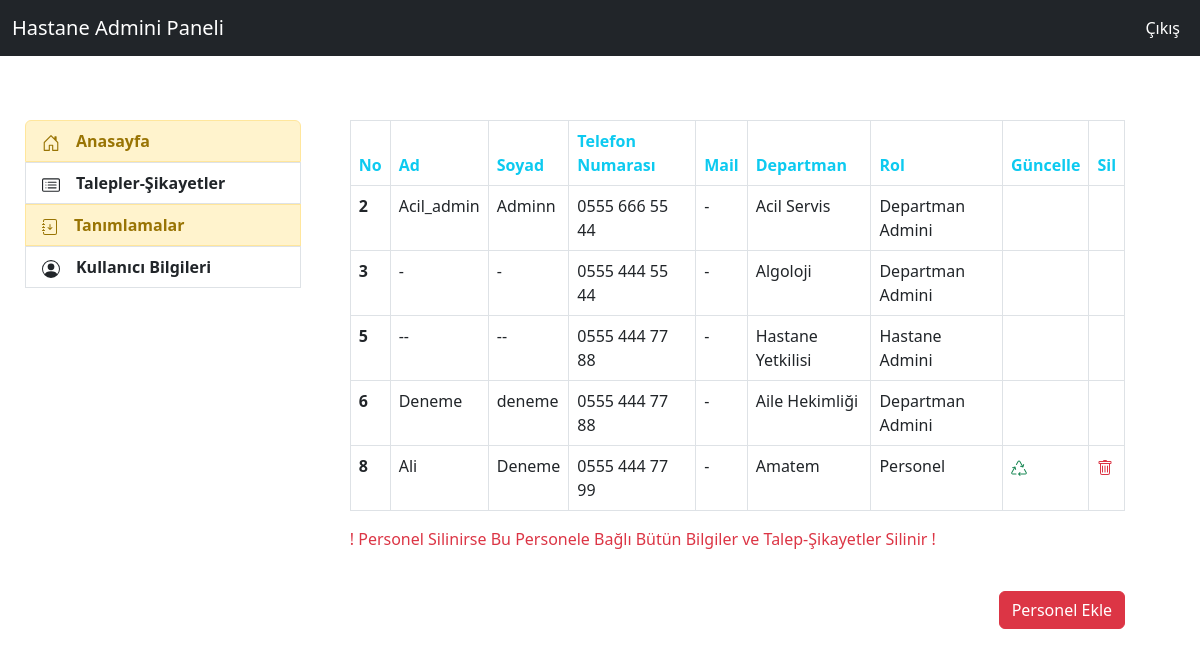
The page /feedbacks/admin_register_personel (signed in) on the database its author committed.
### user/models.py (models this page shows, shortened)
class UserAddProfile(models.Model):
    user = models.OneToOneField(User,on_delete=models.CASCADE,verbose_name="Kullancı Adı")
    user_company = models.ForeignKey(Company,verbose_name="Hastane",on_delete=models.CASCADE)
    user_role = models.ForeignKey(UserRoles,verbose_name="Rol",on_delete=models.CASCADE)
    user_department = models.ForeignKey(Department,verbose_name="Departman",on_delete=models.CASCADE)
    user_phone = PhoneNumberField(verbose_name="Telefon Numarası")
    user_country = models.ForeignKey(Country,verbose_name="Ülke",on_delete=models.CASCADE)
    user_city = models.ForeignKey(City,verbose_name="Şehir",on_delete=models.CASCADE)
    user_adress = models.TextField(max_length=100,verbose_name="Adres",blank=True,null=True)
    user_status = models.CharField(max_length=5,choices=user_status_choice,verbose_name="Statü")

class UserRoles(models.Model):
    name = models.CharField(max_length=21,verbose_name="user_roles",choices=userroles_choice)
    def __str__(self):
        return self.name

### feedback/models.py (models this page shows)
class Department(models.Model):
    idcompany= models.ForeignKey(Company,on_delete=models.CASCADE,verbose_name="dprt_company")
    name = models.CharField(max_length=50,verbose_name="Departman Adı")
    status = models.CharField(max_length=6,verbose_name="Durum",choices=status_choices)
    def __str__(self):
        return self.name

### feedback/views.py (the view, shortened to what this page needs)
# urls.py: path('admin_register_personel',views.admin_register_personel,name="admin_register_personel"),
@login_required(login_url="login:user")
def admin_register_personel(request):
    k_user = request.user
    d_user = UserAddProfile.objects.filter(user=k_user).first()
    company_id = d_user.user_company.id
    user_all = UserAddProfile.objects.filter(user_company=company_id)
    user_profile = User.objects.all()
    user_add = AdminUserAddForm(request.POST or None)
    context={
        "user_all":user_all,
        "user_add":user_add,
        "user_profile":user_profile,
    }
    return render(request,"admin/admin_register_personel.html",context)

### templates/admin/admin_register_personel.html (shortened to what this page needs)
{% extends "admin/layout.html" %}
{% block content %}
{% load crispy_forms_tags %}
{% if user_all %}
<table class="table table-bordered">
  <thead>
    <tr>
      <th scope="col" class="text-info">No</th>
      <th scope="col" class="text-info">Ad</th>
      <th scope="col" class="text-info">Soyad</th>
      <th scope="col" class="text-info">Telefon Numarası</th>
      <th scope="col" class="text-info">Mail</th>
      <th scope="col" class="text-info">Departman</th>
      <th scope="col" class="text-info">Rol</th>
      <th scope="col" class="text-info">Güncelle</th>
      <th scope="col" class="text-info">Sil</th>
    </tr>
  </thead>
  <tbody>
        {% for user in user_all %}
            {% if user.user_role.name == "Hastane Admini" or user.user_role.name == "Departman Admini" or user.user_role.name == "Departman Kullanıcısı" or user.user_role.name == "Personel"  %}
              <tr>
                <td><b>{{user.id}}</b></td>
                {% for u in user_profile  %}
                    {% if u.id == user.user_id %}
                        {% if u.first_name %}
                            <td>{{u.first_name}}</td>
                        {% else %}
                            <td>-</td>
                        {% endif %}
                        {% if u.last_name %}
                            <td>{{u.last_name}}</td>
                        {% else %}
                            <td>-</td>
                        {% endif %}
                    {% endif %}
                {% endfor %}
                <td>{{user.user_phone}}</td>
                {% if user.email %}
                    <td>{{user.email}}</td>
                {% else %}
                    <td>-</td>
                {% endif %}
                <td>{{user.user_department.name}}</td>
                <td>{{user.user_role.name}}</td>
                {% if user.user_role.name != "Hastane Admini" and user.user_role.name != "Departman Admini" %}
                <td><a class="text-success" href="{% url 'feedback:admin_register_personel_update' user.id %}">
                    </a></td>
                {% else %}
                    <td></td>
                {% endif %}
                {% if user.user_role.name != "Hastane Admini" and user.user_role.name != "Departman Admini" %}
                <td><a class="text-danger" href="{% url 'feedback:admin_register_personel_delete' user.id %}">
                     </a></td>
                {% else %}
                    <td></td>
                {% endif %}
              </tr>
            {% endif %}
        {% endfor %}
      </tbody>
    </table>
    <p class="text-danger">! Personel Silinirse Bu Personele Bağlı Bütün Bilgiler ve Talep-Şikayetler Silinir !</p>
    <br>
            <div class="d-flex justify-content-end ">
                <div class="col-example">
                    <button class="btn btn-danger" type="button" data-bs-toggle="collapse" data-bs-target="#collapseExamplePersonelAdd" aria-expanded="false" aria-controls="collapseExample">
                   Personel Ekle</button>
                </div>
            </div><br><br><br>
                <br>
{% else %}
<div class="alert alert-danger">
Hastaneye Ait Personel Bilgisi Bulunmamaktadır.
</div>
{% endif %}
{% endblock content %}

### rows shown on the page
UserAddProfile: id "2", user_phone "0555 666 55 44", user_department.name "Acil Servis", user_role.name "Departman Admini"
UserAddProfile: id "3", user_phone "0555 444 55 44", user_department.name "Algoloji", user_role.name "Departman Admini"
UserAddProfile: id "5", user_phone "0555 444 77 88", user_department.name "Hastane Yetkilisi", user_role.name "Hastane Admini"
UserAddProfile: id "6", user_phone "0555 444 77 88", user_department.name "Aile Hekimliği", user_role.name "Departman Admini"
UserAddProfile: id "8", user_phone "0555 444 77 99", user_department.name "Amatem", user_role.name "Personel"

### other values the page prints
{{ u.first_name }} "Acil_admin"
{{ u.last_name }} "Adminn"
{{ u.first_name }} "--"
{{ u.last_name }} "--"
{{ u.first_name }} "Deneme"
{{ u.last_name }} "deneme"
{{ u.first_name }} "Ali"
{{ u.last_name }} "Deneme"
